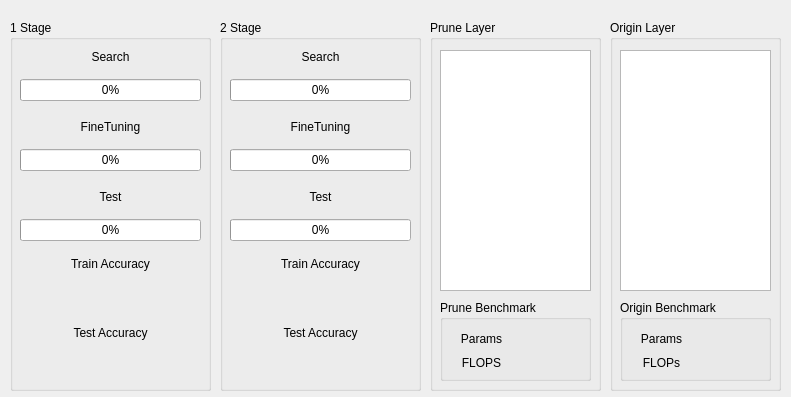
<?xml version="1.0" encoding="UTF-8"?>
<ui version="4.0">
 <class>Dialog</class>
 <widget class="QDialog" name="Dialog">
  <property name="geometry">
   <rect>
    <x>0</x>
    <y>0</y>
    <width>791</width>
    <height>397</height>
   </rect>
  </property>
  <property name="windowTitle">
   <string>Dialog</string>
  </property>
  <widget class="QGroupBox" name="groupBox_6">
   <property name="geometry">
    <rect>
     <x>10</x>
     <y>20</y>
     <width>201</width>
     <height>371</height>
    </rect>
   </property>
   <property name="title">
    <string>1 Stage</string>
   </property>
   <widget class="QWidget" name="verticalLayoutWidget">
    <property name="geometry">
     <rect>
      <x>10</x>
      <y>20</y>
      <width>181</width>
      <height>61</height>
     </rect>
    </property>
    <layout class="QVBoxLayout" name="verticalLayout">
     <item>
      <widget class="QLabel" name="search_label">
       <property name="text">
        <string>Search</string>
       </property>
       <property name="alignment">
        <set>Qt::AlignCenter</set>
       </property>
      </widget>
     </item>
     <item>
      <widget class="QProgressBar" name="search_bar">
       <property name="value">
        <number>0</number>
       </property>
      </widget>
     </item>
    </layout>
   </widget>
   <widget class="QWidget" name="verticalLayoutWidget_2">
    <property name="geometry">
     <rect>
      <x>10</x>
      <y>90</y>
      <width>181</width>
      <height>61</height>
     </rect>
    </property>
    <layout class="QVBoxLayout" name="verticalLayout_2">
     <item>
      <widget class="QLabel" name="finetune_label">
       <property name="text">
        <string>FineTuning</string>
       </property>
       <property name="alignment">
        <set>Qt::AlignCenter</set>
       </property>
      </widget>
     </item>
     <item>
      <widget class="QProgressBar" name="finetune_bar">
       <property name="value">
        <number>0</number>
       </property>
      </widget>
     </item>
    </layout>
   </widget>
   <widget class="QWidget" name="verticalLayoutWidget_3">
    <property name="geometry">
     <rect>
      <x>10</x>
      <y>160</y>
      <width>181</width>
      <height>61</height>
     </rect>
    </property>
    <layout class="QVBoxLayout" name="verticalLayout_3">
     <item>
      <widget class="QLabel" name="test_label">
       <property name="text">
        <string>Test</string>
       </property>
       <property name="alignment">
        <set>Qt::AlignCenter</set>
       </property>
      </widget>
     </item>
     <item>
      <widget class="QProgressBar" name="test_bar">
       <property name="value">
        <number>0</number>
       </property>
      </widget>
     </item>
    </layout>
   </widget>
   <widget class="QWidget" name="horizontalLayoutWidget_3">
    <property name="geometry">
     <rect>
      <x>10</x>
      <y>230</y>
      <width>181</width>
      <height>131</height>
     </rect>
    </property>
    <layout class="QVBoxLayout" name="verticalLayout_4">
     <item>
      <widget class="QLabel" name="label_4">
       <property name="text">
        <string>Train Accuracy</string>
       </property>
       <property name="alignment">
        <set>Qt::AlignCenter</set>
       </property>
      </widget>
     </item>
     <item>
      <widget class="QLabel" name="train_acc_label">
       <property name="text">
        <string/>
       </property>
       <property name="alignment">
        <set>Qt::AlignCenter</set>
       </property>
      </widget>
     </item>
     <item>
      <widget class="QLabel" name="label_2">
       <property name="text">
        <string>Test Accuracy</string>
       </property>
       <property name="alignment">
        <set>Qt::AlignCenter</set>
       </property>
      </widget>
     </item>
     <item>
      <widget class="QLabel" name="test_acc_label">
       <property name="text">
        <string/>
       </property>
       <property name="alignment">
        <set>Qt::AlignCenter</set>
       </property>
      </widget>
     </item>
    </layout>
   </widget>
  </widget>
  <widget class="QGroupBox" name="groupBox_10">
   <property name="geometry">
    <rect>
     <x>220</x>
     <y>20</y>
     <width>201</width>
     <height>371</height>
    </rect>
   </property>
   <property name="title">
    <string>2 Stage</string>
   </property>
   <widget class="QWidget" name="verticalLayoutWidget_4">
    <property name="geometry">
     <rect>
      <x>10</x>
      <y>20</y>
      <width>181</width>
      <height>61</height>
     </rect>
    </property>
    <layout class="QVBoxLayout" name="verticalLayout_5">
     <item>
      <widget class="QLabel" name="search_label_2">
       <property name="text">
        <string>Search</string>
       </property>
       <property name="alignment">
        <set>Qt::AlignCenter</set>
       </property>
      </widget>
     </item>
     <item>
      <widget class="QProgressBar" name="search_bar_2">
       <property name="value">
        <number>0</number>
       </property>
      </widget>
     </item>
    </layout>
   </widget>
   <widget class="QWidget" name="verticalLayoutWidget_5">
    <property name="geometry">
     <rect>
      <x>10</x>
      <y>90</y>
      <width>181</width>
      <height>61</height>
     </rect>
    </property>
    <layout class="QVBoxLayout" name="verticalLayout_6">
     <item>
      <widget class="QLabel" name="finetune_label_2">
       <property name="text">
        <string>FineTuning</string>
       </property>
       <property name="alignment">
        <set>Qt::AlignCenter</set>
       </property>
      </widget>
     </item>
     <item>
      <widget class="QProgressBar" name="finetune_bar_2">
       <property name="value">
        <number>0</number>
       </property>
      </widget>
     </item>
    </layout>
   </widget>
   <widget class="QWidget" name="verticalLayoutWidget_6">
    <property name="geometry">
     <rect>
      <x>10</x>
      <y>160</y>
      <width>181</width>
      <height>61</height>
     </rect>
    </property>
    <layout class="QVBoxLayout" name="verticalLayout_7">
     <item>
      <widget class="QLabel" name="test_label_2">
       <property name="text">
        <string>Test</string>
       </property>
       <property name="alignment">
        <set>Qt::AlignCenter</set>
       </property>
      </widget>
     </item>
     <item>
      <widget class="QProgressBar" name="test_bar_2">
       <property name="value">
        <number>0</number>
       </property>
      </widget>
     </item>
    </layout>
   </widget>
   <widget class="QWidget" name="horizontalLayoutWidget_5">
    <property name="geometry">
     <rect>
      <x>10</x>
      <y>230</y>
      <width>181</width>
      <height>131</height>
     </rect>
    </property>
    <layout class="QVBoxLayout" name="verticalLayout_8">
     <item>
      <widget class="QLabel" name="label">
       <property name="text">
        <string>Train Accuracy</string>
       </property>
       <property name="alignment">
        <set>Qt::AlignCenter</set>
       </property>
      </widget>
     </item>
     <item>
      <widget class="QLabel" name="train_acc_label_2">
       <property name="text">
        <string/>
       </property>
       <property name="alignment">
        <set>Qt::AlignCenter</set>
       </property>
      </widget>
     </item>
     <item>
      <widget class="QLabel" name="label_7">
       <property name="text">
        <string>Test Accuracy</string>
       </property>
       <property name="alignment">
        <set>Qt::AlignCenter</set>
       </property>
      </widget>
     </item>
     <item>
      <widget class="QLabel" name="test_acc_label_2">
       <property name="text">
        <string/>
       </property>
       <property name="alignment">
        <set>Qt::AlignCenter</set>
       </property>
      </widget>
     </item>
    </layout>
   </widget>
  </widget>
  <widget class="QGroupBox" name="groupBox_8">
   <property name="geometry">
    <rect>
     <x>610</x>
     <y>20</y>
     <width>171</width>
     <height>371</height>
    </rect>
   </property>
   <property name="title">
    <string>Origin Layer</string>
   </property>
   <widget class="QListWidget" name="ori_layer_list">
    <property name="geometry">
     <rect>
      <x>10</x>
      <y>30</y>
      <width>151</width>
      <height>241</height>
     </rect>
    </property>
   </widget>
   <widget class="QGroupBox" name="groupBox_2">
    <property name="geometry">
     <rect>
      <x>10</x>
      <y>280</y>
      <width>151</width>
      <height>81</height>
     </rect>
    </property>
    <property name="title">
     <string>Origin Benchmark</string>
    </property>
    <widget class="QWidget" name="gridLayoutWidget_3">
     <property name="geometry">
      <rect>
       <x>10</x>
       <y>30</y>
       <width>131</width>
       <height>41</height>
      </rect>
     </property>
     <layout class="QGridLayout" name="gridLayout_3">
      <item row="1" column="1">
       <widget class="QLabel" name="ori_flops_label_2">
        <property name="text">
         <string/>
        </property>
       </widget>
      </item>
      <item row="0" column="0">
       <widget class="QLabel" name="grid_label_3">
        <property name="text">
         <string>Params</string>
        </property>
        <property name="alignment">
         <set>Qt::AlignCenter</set>
        </property>
       </widget>
      </item>
      <item row="0" column="1">
       <widget class="QLabel" name="ori_params_label_2">
        <property name="text">
         <string/>
        </property>
       </widget>
      </item>
      <item row="1" column="0">
       <widget class="QLabel" name="grid_label_6">
        <property name="text">
         <string>FLOPs</string>
        </property>
        <property name="alignment">
         <set>Qt::AlignCenter</set>
        </property>
       </widget>
      </item>
     </layout>
    </widget>
   </widget>
  </widget>
  <widget class="QGroupBox" name="groupBox_9">
   <property name="geometry">
    <rect>
     <x>430</x>
     <y>20</y>
     <width>171</width>
     <height>371</height>
    </rect>
   </property>
   <property name="title">
    <string>Prune Layer</string>
   </property>
   <widget class="QListWidget" name="prune_layer_list">
    <property name="geometry">
     <rect>
      <x>10</x>
      <y>30</y>
      <width>151</width>
      <height>241</height>
     </rect>
    </property>
   </widget>
   <widget class="QGroupBox" name="groupBox_7">
    <property name="geometry">
     <rect>
      <x>10</x>
      <y>280</y>
      <width>151</width>
      <height>81</height>
     </rect>
    </property>
    <property name="title">
     <string>Prune Benchmark</string>
    </property>
    <widget class="QWidget" name="gridLayoutWidget_4">
     <property name="geometry">
      <rect>
       <x>10</x>
       <y>30</y>
       <width>131</width>
       <height>41</height>
      </rect>
     </property>
     <layout class="QGridLayout" name="gridLayout_4">
      <item row="2" column="0">
       <widget class="QLabel" name="grid_label_7">
        <property name="text">
         <string>FLOPS</string>
        </property>
        <property name="alignment">
         <set>Qt::AlignCenter</set>
        </property>
       </widget>
      </item>
      <item row="1" column="0">
       <widget class="QLabel" name="grid_label_8">
        <property name="text">
         <string>Params</string>
        </property>
        <property name="alignment">
         <set>Qt::AlignCenter</set>
        </property>
       </widget>
      </item>
      <item row="1" column="1">
       <widget class="QLabel" name="prune_params_label_2">
        <property name="text">
         <string/>
        </property>
       </widget>
      </item>
      <item row="2" column="1">
       <widget class="QLabel" name="prune_flops_label_2">
        <property name="text">
         <string/>
        </property>
       </widget>
      </item>
     </layout>
    </widget>
   </widget>
  </widget>
  <widget class="QGroupBox" name="groupBox">
   <property name="geometry">
    <rect>
     <x>570</x>
     <y>980</y>
     <width>291</width>
     <height>101</height>
    </rect>
   </property>
   <property name="title">
    <string>Origin Benchmark</string>
   </property>
   <widget class="QWidget" name="gridLayoutWidget">
    <property name="geometry">
     <rect>
      <x>10</x>
      <y>30</y>
      <width>271</width>
      <height>61</height>
     </rect>
    </property>
    <layout class="QGridLayout" name="gridLayout">
     <item row="1" column="1">
      <widget class="QLabel" name="ori_flops_label">
       <property name="text">
        <string/>
       </property>
      </widget>
     </item>
     <item row="0" column="0">
      <widget class="QLabel" name="grid_label_1">
       <property name="text">
        <string>Original Params</string>
       </property>
      </widget>
     </item>
     <item row="0" column="1">
      <widget class="QLabel" name="ori_params_label">
       <property name="text">
        <string/>
       </property>
      </widget>
     </item>
     <item row="1" column="0">
      <widget class="QLabel" name="grid_label_2">
       <property name="text">
        <string>Original FLOPS</string>
       </property>
      </widget>
     </item>
    </layout>
   </widget>
  </widget>
  <widget class="QGroupBox" name="groupBox_11">
   <property name="geometry">
    <rect>
     <x>1380</x>
     <y>500</y>
     <width>201</width>
     <height>721</height>
    </rect>
   </property>
   <property name="title">
    <string>Prune Layer</string>
   </property>
   <widget class="QListWidget" name="prune_layer_list_2">
    <property name="geometry">
     <rect>
      <x>10</x>
      <y>30</y>
      <width>181</width>
      <height>681</height>
     </rect>
    </property>
   </widget>
  </widget>
  <widget class="QGroupBox" name="groupBox_5">
   <property name="geometry">
    <rect>
     <x>870</x>
     <y>980</y>
     <width>291</width>
     <height>101</height>
    </rect>
   </property>
   <property name="title">
    <string>Prune Benchmark</string>
   </property>
   <widget class="QWidget" name="gridLayoutWidget_2">
    <property name="geometry">
     <rect>
      <x>10</x>
      <y>30</y>
      <width>271</width>
      <height>61</height>
     </rect>
    </property>
    <layout class="QGridLayout" name="gridLayout_2">
     <item row="0" column="1">
      <widget class="QLabel" name="prune_params_label">
       <property name="text">
        <string/>
       </property>
      </widget>
     </item>
     <item row="1" column="0">
      <widget class="QLabel" name="grid_label_5">
       <property name="text">
        <string>Prune FLOPS</string>
       </property>
      </widget>
     </item>
     <item row="1" column="1">
      <widget class="QLabel" name="prune_flops_label">
       <property name="text">
        <string/>
       </property>
      </widget>
     </item>
     <item row="0" column="0">
      <widget class="QLabel" name="grid_label_4">
       <property name="text">
        <string>Prune Params</string>
       </property>
      </widget>
     </item>
    </layout>
   </widget>
  </widget>
 </widget>
 <resources/>
 <connections/>
</ui>
